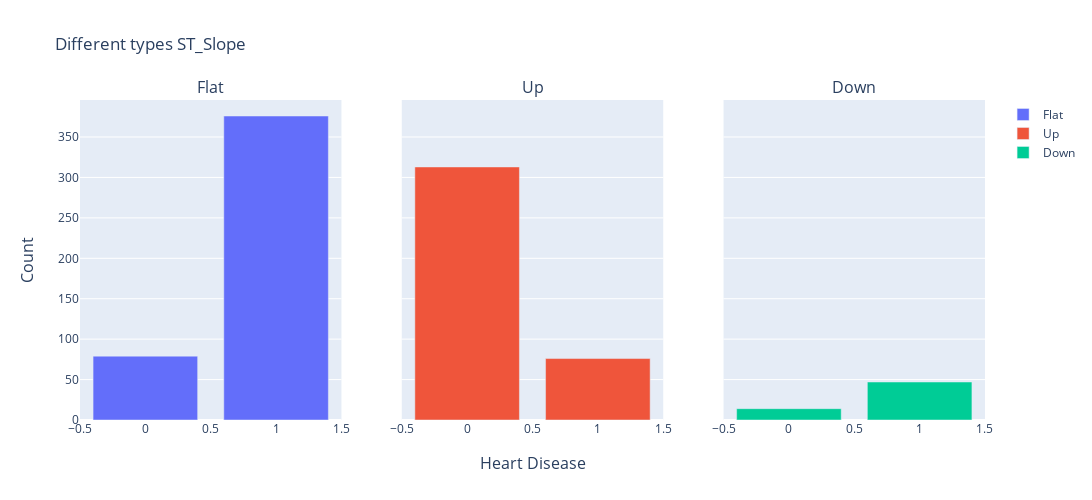

The code cell stored with this chart in its notebook:
### Markdown cell above
RestingECG is a test that measures the electrical activity of the heart. '
LVH, Left Ventricular Hypertrophy, is a thickening of the wall of the heart's main pumping chamber may result in elevation of pressure within the heart and sometimes poor pumping action.¶

### Code cell
plot_bar(heart, subplot_titles = list(heart['ST_Slope'].value_counts(ascending = False).index), ncols = 3, feature = 'ST_Slope', plot_title = 'Different types ST_Slope')

### Figure 1 — Plotly figure (JSON) as saved in the notebook; plotly's stock layout.template omitted (floating-point values rounded to 4 significant figures)
{"data": [{"name": "Flat", "type": "bar", "x": [1, 0], "xaxis": "x", "y": [376, 79], "yaxis": "y"}, {"name": "Up", "type": "bar", "x": [0, 1], "xaxis": "x2", "y": [313, 76], "yaxis": "y2"}, {"name": "Down", "type": "bar", "x": [1, 0], "xaxis": "x3", "y": [47, 14], "yaxis": "y3"}], "layout": {"annotations": [{"font": {"size": 16}, "showarrow": false, "text": "Flat", "x": 0.1444, "xanchor": "center", "xref": "paper", "y": 1, "yanchor": "bottom", "yref": "paper"}, {"font": {"size": 16}, "showarrow": false, "text": "Up", "x": 0.5, "xanchor": "center", "xref": "paper", "y": 1, "yanchor": "bottom", "yref": "paper"}, {"font": {"size": 16}, "showarrow": false, "text": "Down", "x": 0.8556, "xanchor": "center", "xref": "paper", "y": 1, "yanchor": "bottom", "yref": "paper"}, {"font": {"size": 16}, "showarrow": false, "text": "Heart Disease", "x": 0.5, "xanchor": "center", "xref": "paper", "y": 0, "yanchor": "top", "yref": "paper", "yshift": -30}, {"font": {"size": 16}, "showarrow": false, "text": "Count", "textangle": -90, "x": 0, "xanchor": "right", "xref": "paper", "xshift": -40, "y": 0.5, "yanchor": "middle", "yref": "paper"}], "height": 500, "title": {"text": "Different types ST_Slope"}, "width": 1500, "xaxis": {"anchor": "y", "domain": [0, 0.2889]}, "xaxis2": {"anchor": "y2", "domain": [0.3556, 0.6444]}, "xaxis3": {"anchor": "y3", "domain": [0.7111, 1]}, "yaxis": {"anchor": "x", "domain": [0, 1]}, "yaxis2": {"anchor": "x2", "domain": [0, 1], "matches": "y", "showticklabels": false}, "yaxis3": {"anchor": "x3", "domain": [0, 1], "matches": "y", "showticklabels": false}}}
